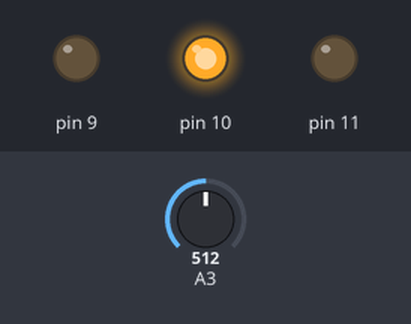
Bench run of a sketch on a simulated Arduino Uno, built with avr-gcc and run on an emulated ATmega328P. Parts: output pins drawn as LEDs (lit = HIGH). Inputs (shaded band) come from the test bench; at power-on: A3 = 512.

Above: at 1.2 s.
1.3 s: A3 set to 716
At 1.7 s:
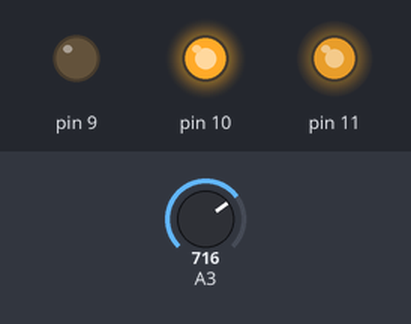
2.8 s: A3 set to 761
At 4.0 s:
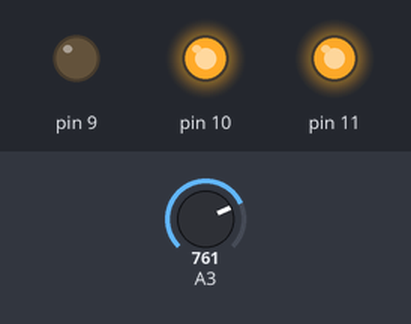
4.3 s: A3 set to 768
At 5.2 s:
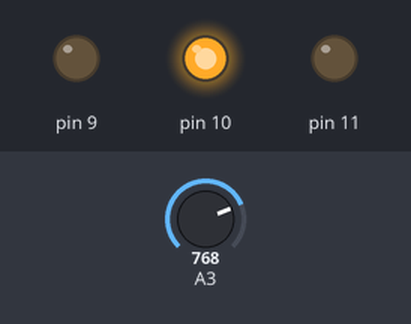
5.8 s: A3 set to 900
At 6.4 s:
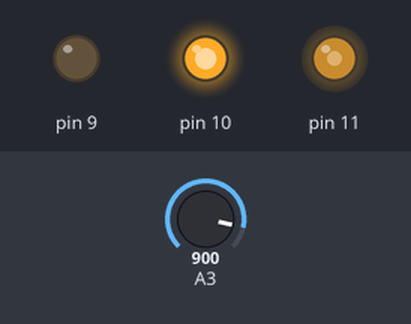
7.3 s: A3 set to 502
At 8.7 s:
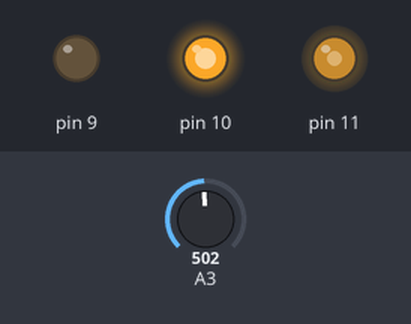
Timing chart, 0 to 9.8 s (numbered marks = the images above; inputs shaded):
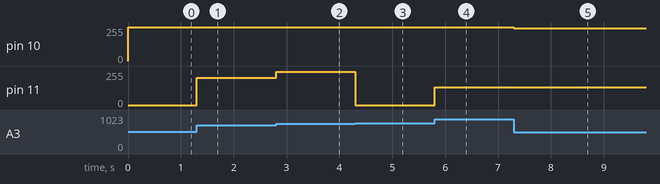

The sketch:

a1.ino
```cpp
void setup() {
pinMode(9,OUTPUT);
pinMode(10,OUTPUT);
pinMode(11,OUTPUT);
}
void loop()
{
  int x;
  x = analogRead(3);
  if (x<=256)
 analogWrite(9,x);
 else if (x>=256 && x<=512)
 analogWrite(10,x-256);
else
analogWrite(11,x-512);
 }
```

Measured:
- the behaviour switches between 767 and 768 on A3 (found by bisection; images 2 and 3)
- after the input at 1.3 s, pin 11: 0/255 → 204/255 at once
- after the input at 2.8 s, pin 11: 204/255 → 249/255 at once
- after the input at 4.3 s, pin 11: 249/255 → 0/255 at once
- after the input at 5.8 s, pin 11: 0/255 → 132/255 at once
- after the input at 7.3 s, pin 10: 255/255 → 246/255 at once
